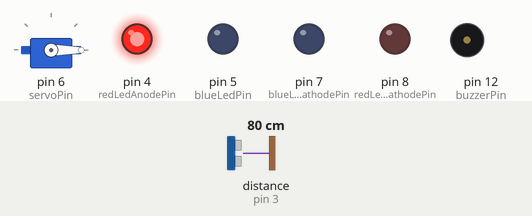
The sketch below on a simulated Arduino Uno, built with avr-gcc and run on an emulated ATmega328P. Parts: servo, output pins drawn as LEDs (lit = HIGH), buzzer (waves = sounding, pin HIGH). Wiring (inferred from the names in the program): ultrasonic range finder: trigger pin 2; echo pin 3. The inputs (shaded band) are chosen by the test bench; at power-on: distance to the obstacle (sensor on pin 3) 80 cm. The echo pulse lasts 58.3 µs per cm; pins used as bus, display or sensor lines are not drawn.

Above: at 1.2 s.
1.3 s: distance to the obstacle (sensor on pin 3) set to 55 cm
2.8 s: distance to the obstacle (sensor on pin 3) set to 46 cm
At 3.9 s:
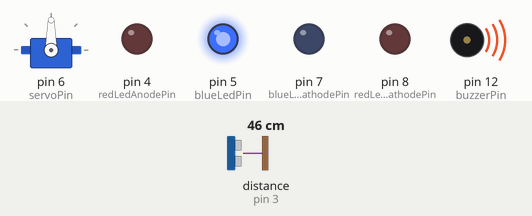
Timing chart, 0 to 5.8 s (numbered marks = the images above; inputs shaded):
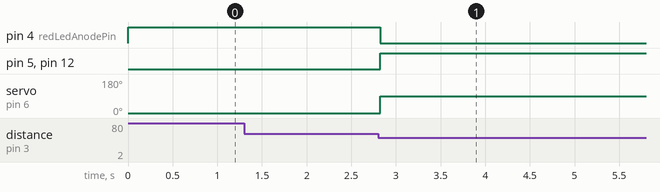

The sketch:

automatic_gate.ino
```cpp
//Author: Mugisha Samuella
#include <Servo.h>

// Pin definitions
const int triggerPin = 2;
const int echoPin = 3;
const int redLedAnodePin = 4;
const int redLedCathodePin = 8;
const int blueLedPin = 5;
const int blueLedCathodePin = 7;
const int servoPin = 6;
const int buzzerPin = 12;

// Constants
const float thresholdDistance = 50.0;   // cm
const int closedAngle = 0;
const int openAngle = 90;
const unsigned long closeDelay = 5000;  // 5 seconds

// Global state
Servo myServo;
bool isOpen = false;
unsigned long lastDetectionTime = 0;

void setup() {
  // Sensor pins
  pinMode(triggerPin, OUTPUT);
  pinMode(echoPin, INPUT);

  // LEDs
  pinMode(redLedAnodePin, OUTPUT);
  pinMode(redLedCathodePin, OUTPUT);
  digitalWrite(redLedCathodePin, LOW); // Act as GND

  pinMode(blueLedPin, OUTPUT);
  pinMode(blueLedCathodePin, OUTPUT);
  digitalWrite(blueLedCathodePin, LOW); // Act as GND

  // Buzzer
  pinMode(buzzerPin, OUTPUT);

  // Servo
  myServo.attach(servoPin);
  myServo.write(closedAngle); // Start closed

  // Initial LED & buzzer state
  digitalWrite(redLedAnodePin, HIGH);  // Red ON
  digitalWrite(blueLedPin, LOW);       // Blue OFF
  digitalWrite(buzzerPin, LOW);        // Buzzer OFF
}

float getDistance() {
  digitalWrite(triggerPin, LOW);
  delayMicroseconds(2);
  digitalWrite(triggerPin, HIGH);
  delayMicroseconds(10);
  digitalWrite(triggerPin, LOW);
  long duration = pulseIn(echoPin, HIGH);
  return duration / 58.0;  // Convert to cm
}

void loop() {
  float distance = getDistance();
  bool objectDetected = (distance < thresholdDistance);

  if (objectDetected) {
    if (!isOpen) {
      // Open gate
      myServo.write(openAngle);
      isOpen = true;
      digitalWrite(redLedAnodePin, LOW);   // Red OFF
      digitalWrite(blueLedPin, HIGH);      // Blue ON
    }
    digitalWrite(buzzerPin, HIGH);         // Buzzer ON
    lastDetectionTime = millis();
  } else {
    if (isOpen && (millis() - lastDetectionTime > closeDelay)) {
      // Close gate
      myServo.write(closedAngle);
      isOpen = false;
      digitalWrite(redLedAnodePin, HIGH);  // Red ON
      digitalWrite(blueLedPin, LOW);       // Blue OFF
      digitalWrite(buzzerPin, LOW);        // Buzzer OFF
    }
  }

  delay(100);
}
```

Measured:
- the behaviour switches between 51 and 50 cm on distance to the obstacle (sensor on pin 3) (found by bisection; images 0 and 1)
- after the input at 1.3 s, every drawn part: stays the same
- after the input at 2.8 s, pin 4 (redLedAnodePin): HIGH → LOW at once; pin 5 (blueLedPin), pin 12 (buzzerPin): LOW → HIGH at once; servo on pin 6 (servoPin): 0° → 90° at once
